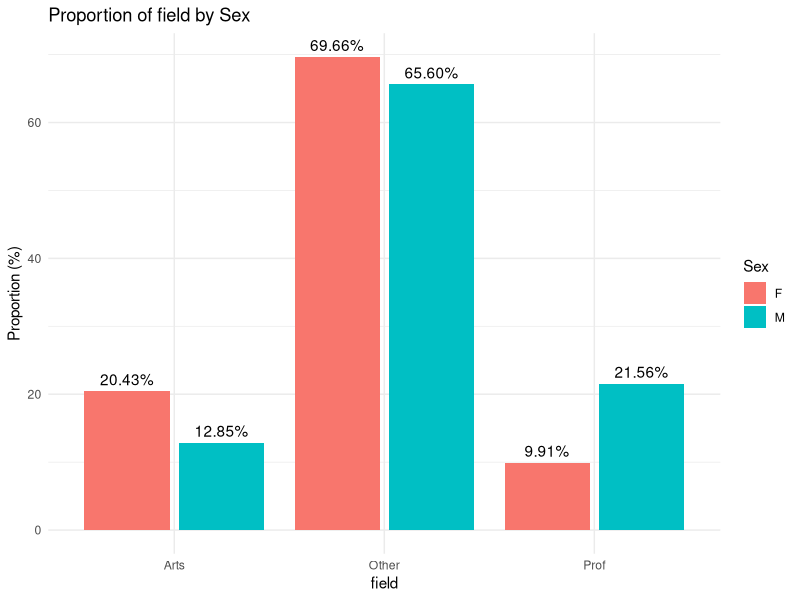
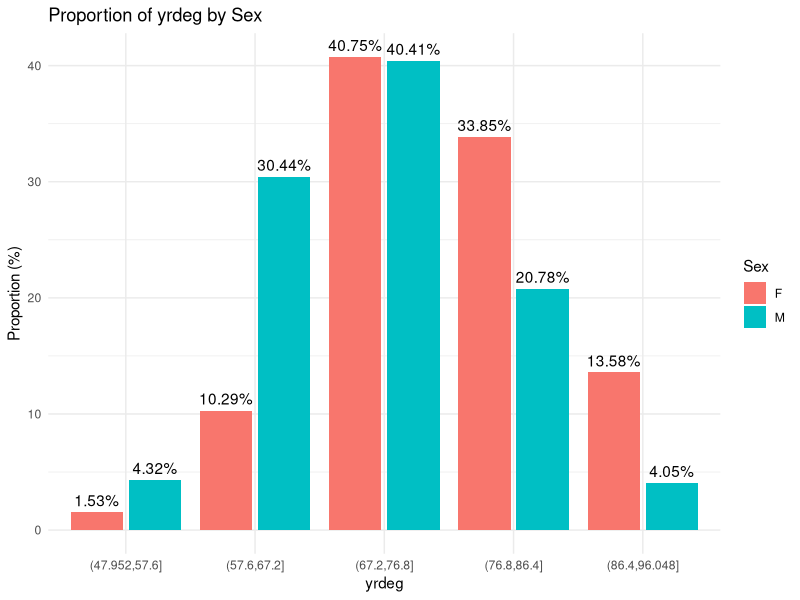
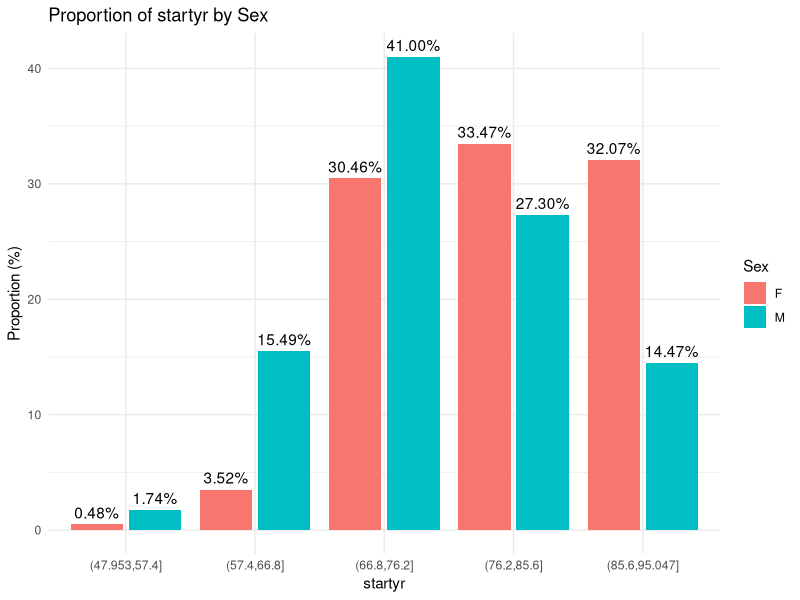
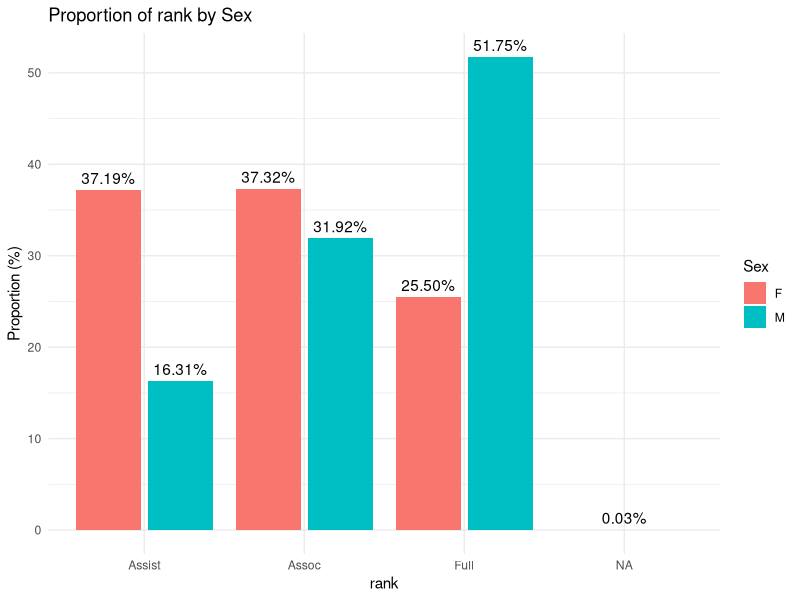
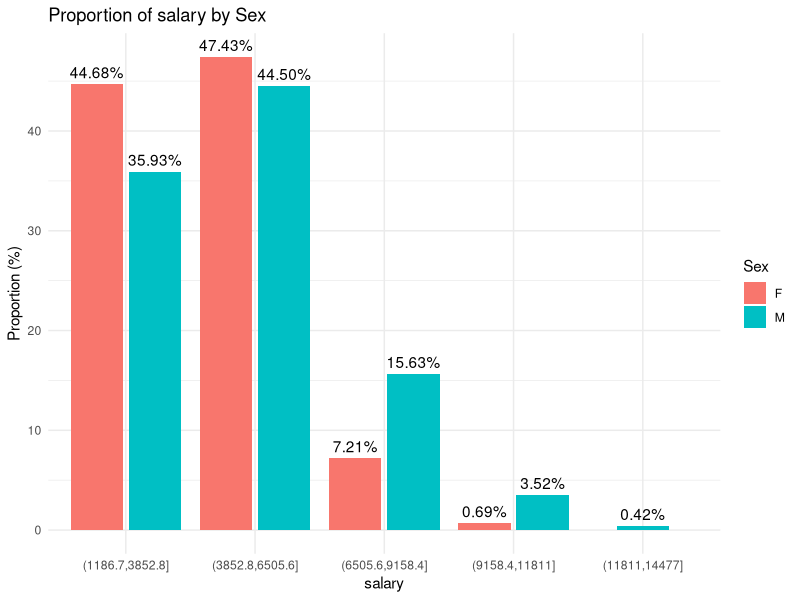

Generate these figures, in order, with R:
## ---- chunk 1
df <- read.csv("../salary_csv.txt", header=TRUE, stringsAsFactors=FALSE)
head(df)
## ---- chunk 2
library(ggplot2)
library(dplyr)

# Count total number of M and F in the dataset
total_sex <- df %>% count(sex)

for (stat in c("field", "yrdeg", "startyr", "rank", "salary")) {
  if (stat %in% c("yrdeg", "startyr", "salary")) {
    # Bin numeric variables
    df <- df %>%
      mutate(binned = cut(!!sym(stat), breaks = 5, dig.lab = 5))
    df %>%
      count(binned, sex) %>%
      left_join(total_sex, by = "sex", suffix = c("", "_total")) %>%
      mutate(prop = n / n_total * 100) %>%
      ggplot(aes(x = binned, y = prop, fill = sex)) +
      geom_bar(stat = "identity", position = position_dodge2(preserve = "single")) +
      geom_text(aes(label = sprintf("%.2f%%", prop)), position = position_dodge2(width = 0.9, preserve = "single"), vjust = -0.5) +
      labs(x = stat, y = "Proportion (%)", fill = "Sex") +
      theme_minimal() +
      ggtitle(paste("Proportion of", stat, "by Sex")) -> p
    print(p)
  } else {
    # For categorical variables
    df %>%
      count(!!sym(stat), sex) %>%
      left_join(total_sex, by = "sex", suffix = c("", "_total")) %>%
      mutate(prop = n / n_total * 100) %>%
      ggplot(aes(x = !!sym(stat), y = prop, fill = sex)) +
      geom_bar(stat = "identity", position = position_dodge2(preserve = "single")) +
      geom_text(aes(label = sprintf("%.2f%%", prop)), position = position_dodge2(width = 0.9, preserve = "single"), vjust = -0.5) +
      labs(x = stat, y = "Proportion (%)", fill = "Sex") +
      theme_minimal() +
      ggtitle(paste("Proportion of", stat, "by Sex")) -> p
    print(p)
  }
}
